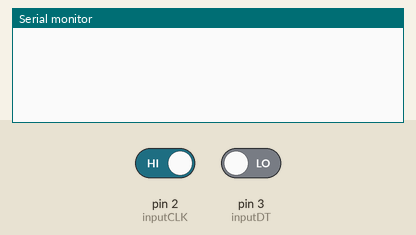
The sketch below on a simulated Arduino Uno, built with avr-gcc and run on an emulated ATmega328P. Parts: the last lines printed to the serial monitor. The inputs (shaded band) are chosen by the test bench; at power-on: pin 2 (inputCLK) HIGH, pin 3 (inputDT) LOW.

Above: at 1.2 s.
1.3 s: pin 2 (inputCLK) driven LOW
At 1.8 s:
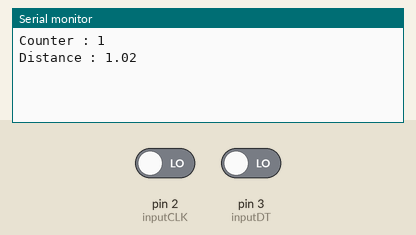
2.8 s: pin 2 (inputCLK) driven HIGH
At 4.1 s:
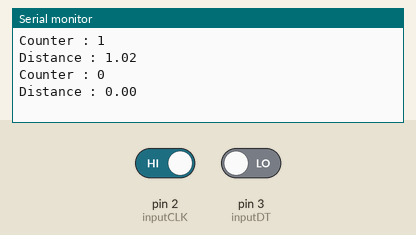

The sketch:

Encoder.ino
```cpp
#include <Wire.h>
#define inputCLK 2
#define inputDT 3

int currentStateCLK,previousStateCLK, IsMetal, counter = 0 ;
float distance = 0;
const float pi = 3.14;
const float R = 6.5;
const int N = 40;
void setup() {
  Serial.begin(9600);
  Wire.begin();
  pinMode (inputCLK,INPUT);
  pinMode (inputDT,INPUT);

  // Read the initial state of inputCLK
  // Assign to previousStateCLK variable
  previousStateCLK = digitalRead(inputCLK);
}

void loop() {
   //   Serial.println("BEGIN");

  // Read the current state of inputCLK
  currentStateCLK = digitalRead(inputCLK);

  // If the previous and the current state of the inputCLK are different then a pulse has occured
  if (currentStateCLK != previousStateCLK)
  {

    // If the inputDT state is different than the inputCLK state then
    // the encoder is rotating counterclockwise
    if (digitalRead(inputDT) != currentStateCLK)
    {
      counter --;
    }
    else if(digitalRead(inputDT) == currentStateCLK)
    {
      counter ++;
    }

     distance = (((2*pi*R)/N) * counter) ;
     Serial.print("Counter : ");
     Serial.println(counter);
     Serial.print("Distance : ");
     Serial.println(distance);

  }
  previousStateCLK = currentStateCLK;

}
```

Measured:
- after the input at 1.3 s, the serial monitor: prints a new line at once (image 1)
- after the input at 2.8 s, the serial monitor: prints a new line at once (image 2)
